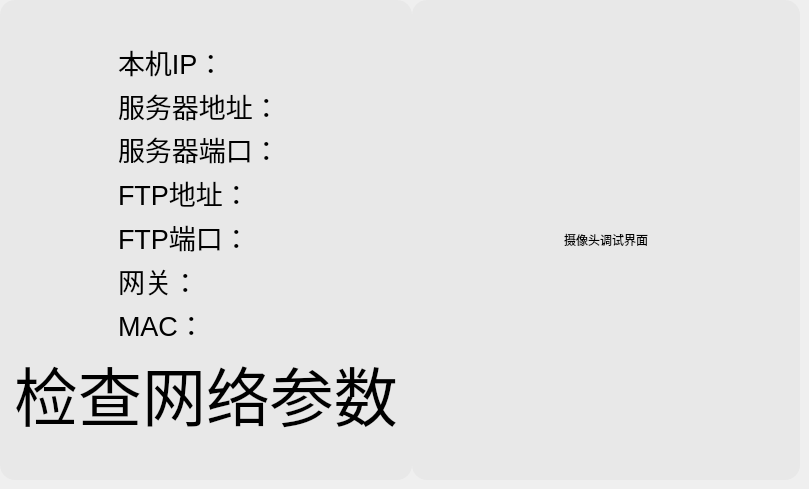
     <widget class="QWidget" name="page_netccd">
      <widget class="QFrame" name="frame_netccd">
       <property name="geometry">
        <rect>
         <x>0</x>
         <y>0</y>
         <width>800</width>
         <height>480</height>
        </rect>
       </property>
       <property name="autoFillBackground">
        <bool>false</bool>
       </property>
       <property name="styleSheet">
        <string notr="true"/>
       </property>
       <property name="frameShape">
        <enum>QFrame::NoFrame</enum>
       </property>
       <property name="frameShadow">
        <enum>QFrame::Raised</enum>
       </property>
       <layout class="QGridLayout" name="gridLayout">
        <property name="margin">
         <number>0</number>
        </property>
        <property name="spacing">
         <number>0</number>
        </property>
        <item row="0" column="1" rowspan="6">
         <widget class="QFrame" name="frame_ccddebug">
          <property name="sizePolicy">
           <sizepolicy hsizetype="Preferred" vsizetype="Preferred">
            <horstretch>0</horstretch>
            <verstretch>0</verstretch>
           </sizepolicy>
          </property>
          <property name="minimumSize">
           <size>
            <width>388</width>
            <height>0</height>
           </size>
          </property>
          <property name="maximumSize">
           <size>
            <width>388</width>
            <height>16777215</height>
           </size>
          </property>
          <property name="styleSheet">
           <string notr="true">background-color: rgba(230,230,230,70%);
border-radius:15px;</string>
          </property>
          <property name="frameShape">
           <enum>QFrame::NoFrame</enum>
          </property>
          <property name="frameShadow">
           <enum>QFrame::Raised</enum>
          </property>
          <layout class="QGridLayout" name="gridLayout_9">
           <property name="margin">
            <number>0</number>
           </property>
           <property name="spacing">
            <number>0</number>
           </property>
           <item row="1" column="1">
            <widget class="QLabel" name="label_ccddebug">
             <property name="styleSheet">
              <string notr="true">background-color: rgba(230,230,230,0);
border-radius:0px;</string>
             </property>
             <property name="text">
              <string>摄像头调试界面</string>
             </property>
             <property name="alignment">
              <set>Qt::AlignCenter</set>
             </property>
            </widget>
           </item>
           <item row="1" column="2">
            <spacer name="horizontalSpacer_8">
             <property name="orientation">
              <enum>Qt::Horizontal</enum>
             </property>
             <property name="sizeHint" stdset="0">
              <size>
               <width>40</width>
               <height>20</height>
              </size>
             </property>
            </spacer>
           </item>
           <item row="1" column="0">
            <spacer name="horizontalSpacer_9">
             <property name="orientation">
              <enum>Qt::Horizontal</enum>
             </property>
             <property name="sizeHint" stdset="0">
              <size>
               <width>40</width>
               <height>20</height>
              </size>
             </property>
            </spacer>
           </item>
           <item row="2" column="0">
            <spacer name="verticalSpacer_7">
             <property name="orientation">
              <enum>Qt::Vertical</enum>
             </property>
             <property name="sizeType">
              <enum>QSizePolicy::Fixed</enum>
             </property>
             <property name="sizeHint" stdset="0">
              <size>
               <width>20</width>
               <height>40</height>
              </size>
             </property>
            </spacer>
           </item>
           <item row="0" column="0">
            <spacer name="verticalSpacer_12">
             <property name="orientation">
              <enum>Qt::Vertical</enum>
             </property>
             <property name="sizeType">
              <enum>QSizePolicy::Fixed</enum>
             </property>
             <property name="sizeHint" stdset="0">
              <size>
               <width>20</width>
               <height>40</height>
              </size>
             </property>
            </spacer>
           </item>
          </layout>
         </widget>
        </item>
        <item row="0" column="0" rowspan="6">
         <widget class="QFrame" name="frame_netmsg">
          <property name="sizePolicy">
           <sizepolicy hsizetype="Preferred" vsizetype="Preferred">
            <horstretch>0</horstretch>
            <verstretch>0</verstretch>
           </sizepolicy>
          </property>
          <property name="minimumSize">
           <size>
            <width>0</width>
            <height>0</height>
           </size>
          </property>
          <property name="styleSheet">
           <string notr="true">background-color: rgba(230,230,230,70%);
border-radius:15px;</string>
          </property>
          <property name="frameShape">
           <enum>QFrame::NoFrame</enum>
          </property>
          <property name="frameShadow">
           <enum>QFrame::Raised</enum>
          </property>
          <layout class="QGridLayout" name="gridLayout_7">
           <property name="margin">
            <number>0</number>
           </property>
           <property name="spacing">
            <number>0</number>
           </property>
           <item row="1" column="1">
            <widget class="QLabel" name="label_hostipfield">
             <property name="sizePolicy">
              <sizepolicy hsizetype="Preferred" vsizetype="Preferred">
               <horstretch>0</horstretch>
               <verstretch>0</verstretch>
              </sizepolicy>
             </property>
             <property name="minimumSize">
              <size>
               <width>0</width>
               <height>0</height>
              </size>
             </property>
             <property name="font">
              <font>
               <pointsize>20</pointsize>
              </font>
             </property>
             <property name="styleSheet">
              <string notr="true">background-color: rgba(200,200,200,0);
border-radius:0px;</string>
             </property>
             <property name="text">
              <string>本机IP：</string>
             </property>
             <property name="alignment">
              <set>Qt::AlignLeading|Qt::AlignLeft|Qt::AlignVCenter</set>
             </property>
            </widget>
           </item>
           <item row="1" column="2">
            <widget class="QLabel" name="label_hostip">
             <property name="font">
              <font>
               <pointsize>18</pointsize>
              </font>
             </property>
             <property name="styleSheet">
              <string notr="true">background-color: rgba(200,200,200,0);
border-radius:0px;</string>
             </property>
             <property name="text">
              <string/>
             </property>
            </widget>
           </item>
           <item row="8" column="1">
            <widget class="QLabel" name="label_gatewayfield">
             <property name="sizePolicy">
              <sizepolicy hsizetype="Preferred" vsizetype="Preferred">
               <horstretch>0</horstretch>
               <verstretch>0</verstretch>
              </sizepolicy>
             </property>
             <property name="minimumSize">
              <size>
               <width>0</width>
               <height>0</height>
              </size>
             </property>
             <property name="font">
              <font>
               <pointsize>20</pointsize>
              </font>
             </property>
             <property name="styleSheet">
              <string notr="true">background-color: rgba(200,200,200,0);
border-radius:0px;</string>
             </property>
             <property name="text">
              <string>网关：</string>
             </property>
             <property name="alignment">
              <set>Qt::AlignLeading|Qt::AlignLeft|Qt::AlignVCenter</set>
             </property>
            </widget>
           </item>
           <item row="9" column="1">
            <widget class="QLabel" name="label_macfield">
             <property name="sizePolicy">
              <sizepolicy hsizetype="Preferred" vsizetype="Preferred">
               <horstretch>0</horstretch>
               <verstretch>0</verstretch>
              </sizepolicy>
             </property>
             <property name="minimumSize">
              <size>
               <width>0</width>
               <height>0</height>
              </size>
             </property>
             <property name="font">
              <font>
               <pointsize>20</pointsize>
              </font>
             </property>
             <property name="styleSheet">
              <string notr="true">background-color: rgba(200,200,200,0);
border-radius:0px;</string>
             </property>
             <property name="text">
              <string>MAC：</string>
             </property>
             <property name="alignment">
              <set>Qt::AlignLeading|Qt::AlignLeft|Qt::AlignVCenter</set>
             </property>
            </widget>
           </item>
           <item row="10" column="0" colspan="4">
            <widget class="QLabel" name="label_netmsg">
             <property name="sizePolicy">
              <sizepolicy hsizetype="Preferred" vsizetype="Preferred">
               <horstretch>0</horstretch>
               <verstretch>0</verstretch>
              </sizepolicy>
             </property>
             <property name="minimumSize">
              <size>
               <width>0</width>
               <height>0</height>
              </size>
             </property>
             <property name="font">
              <font>
               <pointsize>48</pointsize>
              </font>
             </property>
             <property name="styleSheet">
              <string notr="true">background-color: rgba(200,200,200,0);
border-radius:0px;</string>
             </property>
             <property name="text">
              <string>检查网络参数</string>
             </property>
             <property name="alignment">
              <set>Qt::AlignCenter</set>
             </property>
            </widget>
           </item>
           <item row="5" column="1">
            <widget class="QLabel" name="label_serverportfield">
             <property name="sizePolicy">
              <sizepolicy hsizetype="Fixed" vsizetype="Preferred">
               <horstretch>0</horstretch>
               <verstretch>0</verstretch>
              </sizepolicy>
             </property>
             <property name="minimumSize">
              <size>
               <width>0</width>
               <height>0</height>
              </size>
             </property>
             <property name="font">
              <font>
               <pointsize>20</pointsize>
              </font>
             </property>
             <property name="styleSheet">
              <string notr="true">background-color: rgba(200,200,200,0);
border-radius:0px;</string>
             </property>
             <property name="text">
              <string>服务器端口：</string>
             </property>
             <property name="alignment">
              <set>Qt::AlignLeading|Qt::AlignLeft|Qt::AlignVCenter</set>
             </property>
            </widget>
           </item>
           <item row="8" column="2">
            <widget class="QLabel" name="label_gateway">
             <property name="font">
              <font>
               <pointsize>18</pointsize>
              </font>
             </property>
             <property name="styleSheet">
              <string notr="true">background-color: rgba(200,200,200,0);
border-radius:0px;</string>
             </property>
             <property name="text">
              <string/>
             </property>
            </widget>
           </item>
           <item row="9" column="2">
            <widget class="QLabel" name="label_mac">
             <property name="font">
              <font>
               <pointsize>18</pointsize>
              </font>
             </property>
             <property name="styleSheet">
              <string notr="true">background-color: rgba(200,200,200,0);
border-radius:0px;</string>
             </property>
             <property name="text">
              <string/>
             </property>
            </widget>
           </item>
           <item row="5" column="2">
            <widget class="QLabel" name="label_serverport">
             <property name="font">
              <font>
               <pointsize>18</pointsize>
              </font>
             </property>
             <property name="styleSheet">
              <string notr="true">background-color: rgba(200,200,200,0);
border-radius:0px;</string>
             </property>
             <property name="text">
              <string/>
             </property>
            </widget>
           </item>
           <item row="4" column="1">
            <widget class="QLabel" name="label_serveripfield">
             <property name="sizePolicy">
              <sizepolicy hsizetype="Preferred" vsizetype="Preferred">
               <horstretch>0</horstretch>
               <verstretch>0</verstretch>
              </sizepolicy>
             </property>
             <property name="minimumSize">
              <size>
               <width>0</width>
               <height>0</height>
              </size>
             </property>
             <property name="font">
              <font>
               <pointsize>20</pointsize>
              </font>
             </property>
             <property name="styleSheet">
              <string notr="true">background-color: rgba(200,200,200,0);
border-radius:0px;</string>
             </property>
             <property name="text">
              <string>服务器地址：</string>
             </property>
             <property name="alignment">
              <set>Qt::AlignLeading|Qt::AlignLeft|Qt::AlignVCenter</set>
             </property>
            </widget>
           </item>
           <item row="4" column="2">
            <widget class="QLabel" name="label_serverip">
             <property name="font">
              <font>
               <pointsize>18</pointsize>
              </font>
             </property>
             <property name="styleSheet">
              <string notr="true">background-color: rgba(200,200,200,0);
border-radius:0px;</string>
             </property>
             <property name="text">
              <string/>
             </property>
            </widget>
           </item>
           <item row="4" column="0">
            <spacer name="horizontalSpacer_6">
             <property name="orientation">
              <enum>Qt::Horizontal</enum>
             </property>
             <property name="sizeHint" stdset="0">
              <size>
               <width>40</width>
               <height>20</height>
              </size>
             </property>
            </spacer>
           </item>
           <item row="4" column="3">
            <spacer name="horizontalSpacer_7">
             <property name="orientation">
              <enum>Qt::Horizontal</enum>
             </property>
             <property name="sizeHint" stdset="0">
              <size>
               <width>40</width>
               <height>20</height>
              </size>
             </property>
            </spacer>
           </item>
           <item row="6" column="1">
            <widget class="QLabel" name="label_ftpipfield">
             <property name="font">
              <font>
               <pointsize>20</pointsize>
              </font>
             </property>
             <property name="styleSheet">
              <string notr="true">background-color: rgba(200,200,200,0);
border-radius:0px;</string>
             </property>
             <property name="text">
              <string>FTP地址：</string>
             </property>
            </widget>
           </item>
           <item row="6" column="2">
            <widget class="QLabel" name="label_ftpip">
             <property name="font">
              <font>
               <pointsize>18</pointsize>
              </font>
             </property>
             <property name="styleSheet">
              <string notr="true">background-color: rgba(200,200,200,0);
border-radius:0px;</string>
             </property>
             <property name="text">
              <string/>
             </property>
            </widget>
           </item>
           <item row="7" column="1">
            <widget class="QLabel" name="label_ftpportfield">
             <property name="font">
              <font>
               <pointsize>20</pointsize>
              </font>
             </property>
             <property name="styleSheet">
              <string notr="true">background-color: rgba(200,200,200,0);
border-radius:0px;</string>
             </property>
             <property name="text">
              <string>FTP端口：</string>
             </property>
            </widget>
           </item>
           <item row="7" column="2">
            <widget class="QLabel" name="label_ftpport">
             <property name="font">
              <font>
               <pointsize>18</pointsize>
              </font>
             </property>
             <property name="styleSheet">
              <string notr="true">background-color: rgba(200,200,200,0);
border-radius:0px;</string>
             </property>
             <property name="text">
              <string/>
             </property>
            </widget>
           </item>
           <item row="11" column="0">
            <spacer name="verticalSpacer_6">
             <property name="orientation">
              <enum>Qt::Vertical</enum>
             </property>
             <property name="sizeType">
              <enum>QSizePolicy::Fixed</enum>
             </property>
             <property name="sizeHint" stdset="0">
              <size>
               <width>20</width>
               <height>40</height>
              </size>
             </property>
            </spacer>
           </item>
           <item row="0" column="1">
            <spacer name="verticalSpacer_11">
             <property name="orientation">
              <enum>Qt::Vertical</enum>
             </property>
             <property name="sizeType">
              <enum>QSizePolicy::Fixed</enum>
             </property>
             <property name="sizeHint" stdset="0">
              <size>
               <width>20</width>
               <height>40</height>
              </size>
             </property>
            </spacer>
           </item>
          </layout>
         </widget>
        </item>
       </layout>
      </widget>
     </widget>
